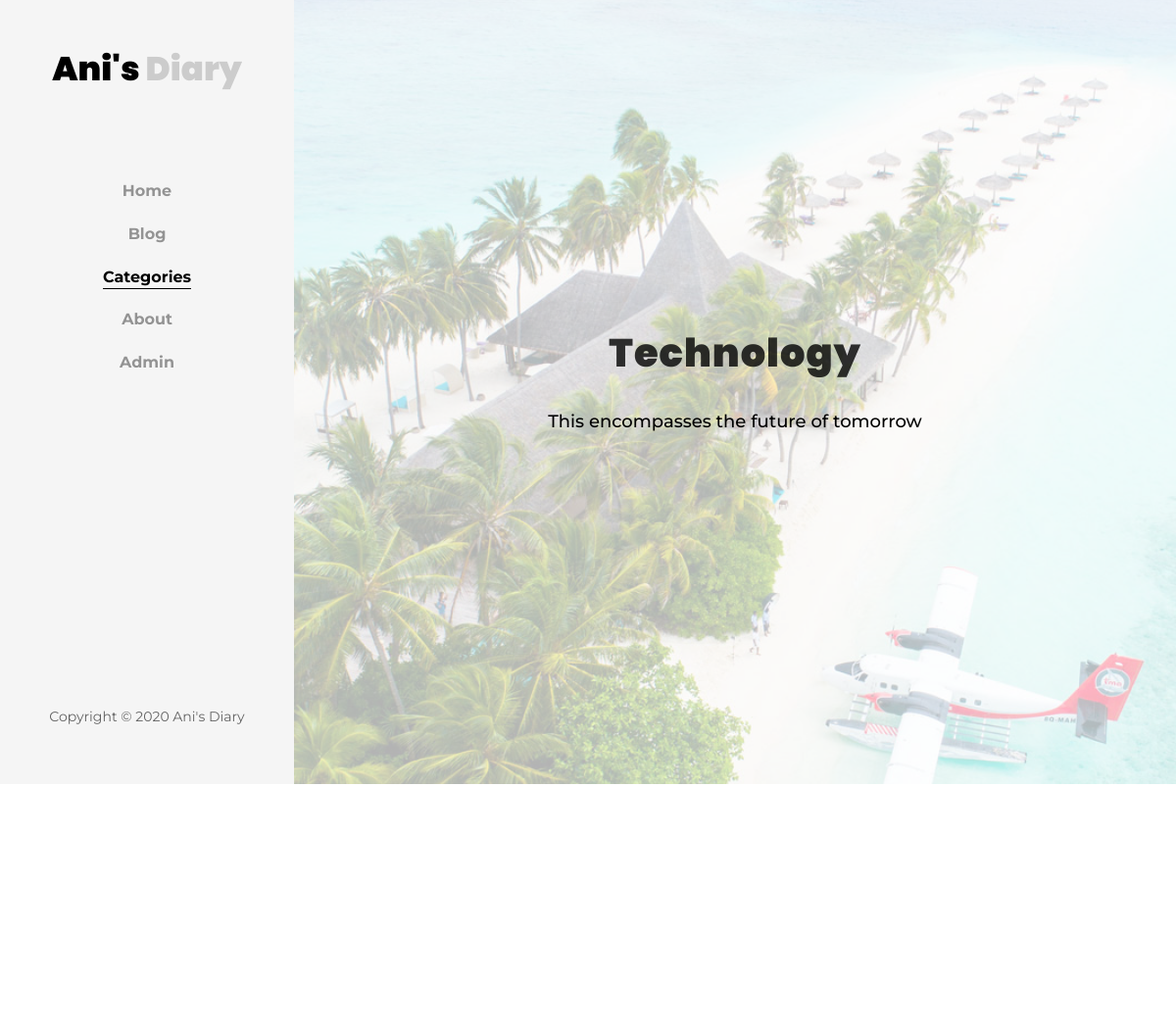
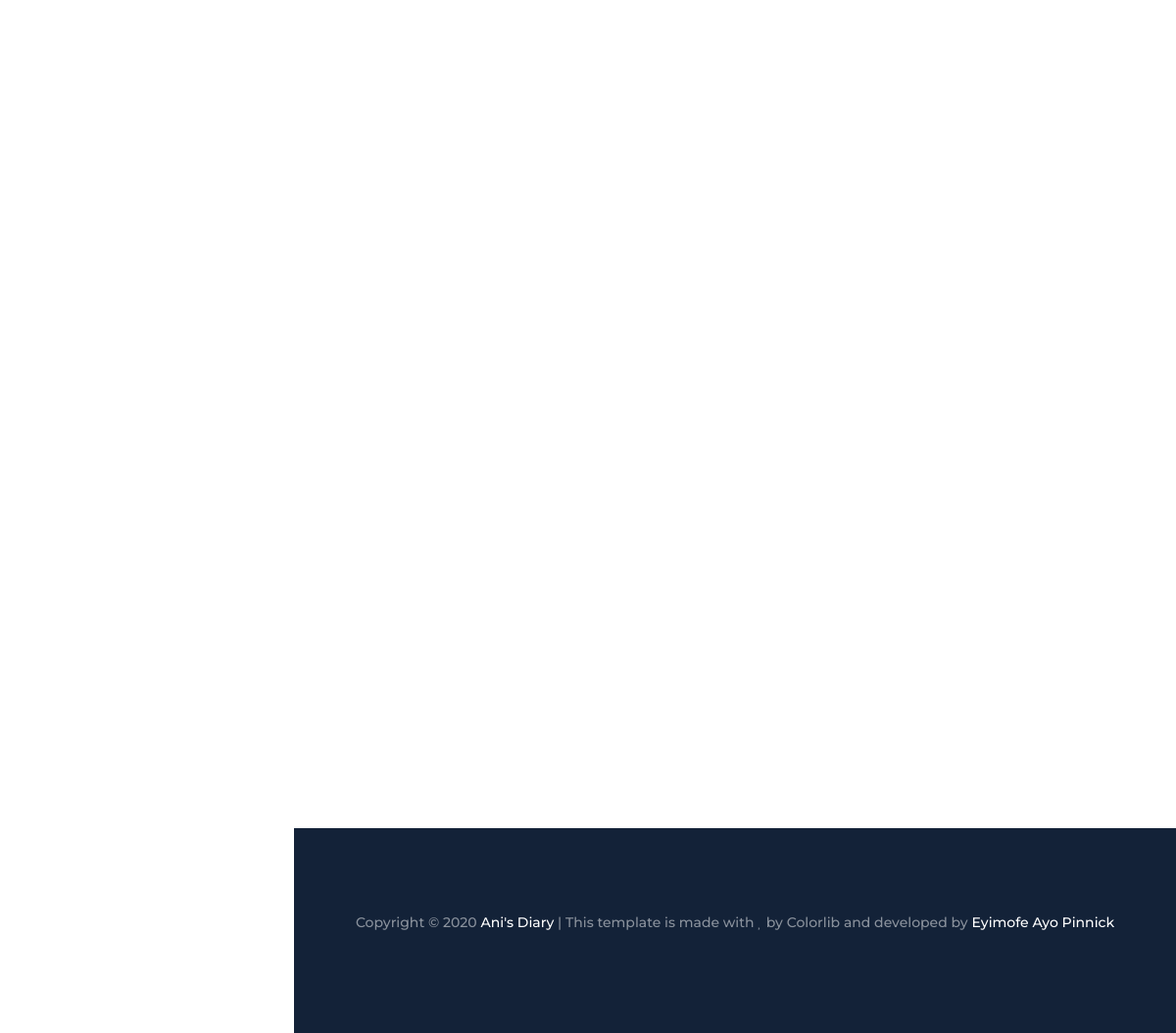
Screenshot of /category/3/ with the database file from the repository (2 pictures, top to bottom).
### blog/models.py (models this page shows, shortened)
class Category(models.Model):
	name = models.CharField(max_length=200, null=True)
	description = models.TextField(max_length=200, null=True)
	picture = models.ImageField(upload_to="category/",null=True, default="category/default.jpg")
	class Meta:
		verbose_name_plural = "Categories"

### blog/views.py (the view)
# urls.py: path("category/",views.categoryPage, name="category"),
def category(request,pk):
	category = get_object_or_404(Category,pk=pk)
	frontend = {
		"category":category,
	}
	return render(request,"blog/category-display.html",frontend)

### templates/blog/category-display.html (shortened to what this page needs)
{% extends 'base.html' %}
{% load static %}
{% block content %}
	<div id="colorlib-main">
            <div class="hero-wrap js-fullheight" style="background-image: url({{category.picture.url}});"
                data-stellar-background-ratio="0.5">
                <div class="overlay"></div>
                <div class="js-fullheight d-flex justify-content-center align-items-center">
                    <div class="col-md-8 text text-center">
                        <div class="desc">
                            <h1 class="mb-4">{{category.name|title}}</h1>
                            <p class="mb-4">{{category.description}}</p>
                        </div>
                    </div>
                </div>
            </div>
            <section class="ftco-section">
                <div class="container">
                    <div class="row justify-content-center mb-5 pb-2">
                    </div>
                    <div class="row">
	                    	{% for post in category.post_set.all %}
		                        <div class="col-md-4">
		                        </div>
		                     {% endfor %}
		                </div>
		                <div class="col-md-4"></div>
		                	<div class="col-md-4"></div>
            </section>
{% include 'partials/_footer.html' %}
{% endblock %}

### rows the page displays
Category: picture (placeholder picture), name "Technology", description "This encompasses the future of tomorrow"
